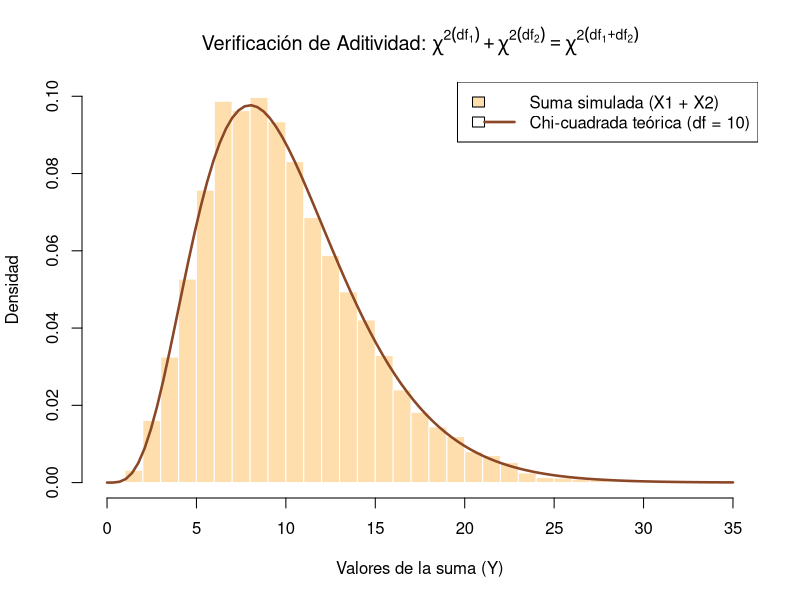

Write the R code that produced this figure.
## ---- chunk 1
#| label: exr-suma_ji-simulacion
#| echo: false
set.seed(123)

n_sim <- 10000
df1 <- 4   # Grados de libertad de la primera variable chi-cuadrada
df2 <- 6   # Grados de libertad de la segunda variable chi-cuadrada

# 1. Generar dos muestras independientes de distribuciones ji-cuadrada
X1 <- rchisq(n_sim, df = df1)
X2 <- rchisq(n_sim, df = df2)

# 2. Sumar las variables aleatorias independientes
Y_suma <- X1 + X2

# Grados de libertad teóricos de la suma: df1 + df2
df_teorico_suma <- df1 + df2

# 3. Comparar el histograma de la suma con la distribución chi-cuadrada teórica teórica
hist(Y_suma, probability = TRUE, col = "navajowhite", border = "white",
     main = expression(paste("Verificación de Aditividad: ", chi^2(df[1]) + chi^2(df[2]) == chi^2(df[1] + df[2]))),
     xlab = "Valores de la suma (Y)", ylab = "Densidad", breaks = 40)

curve(dchisq(x, df = df_teorico_suma), add = TRUE, col = "sienna4", lwd = 2.5)

legend("topright", legend = c("Suma simulada (X1 + X2)", paste0("Chi-cuadrada teórica (df = ", df_teorico_suma, ")")),
       fill = c("navajowhite", NA), col = c(NA, "sienna4"), lty = c(0, 1), lwd = c(0, 2.5))

cat("--- COMPARACIÓN DE LA SUMA ---\n")
cat("Media simulada de la suma:", mean(Y_suma), "| Media teórica (df1 + df2):", df_teorico_suma, "\n")
cat("Varianza simulada de la suma:", var(Y_suma), "| Varianza teórica (2*(df1 + df2)):", 2 * df_teorico_suma, "\n")
